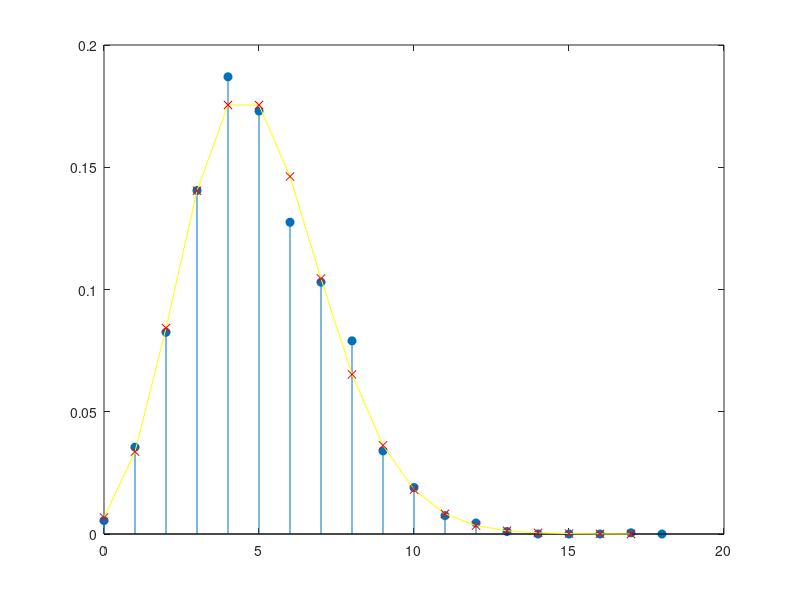

MATLAB code for this plot:
close all ; 
clear all ; 
clc ; 

%generation de la distri de poisson a partir de la distri uniforme
%init et generation de U
N=2000;
U=rand(1,N);
a=5;Umax=max(U);X=zeros(1,N);
%init par calc
pX(1)=exp(-a);%PX(X=0);
FX(1)=pX(1);nmax=1;

%pddf et cdf calcul
while((FX(nmax)<Umax)&(nmax<N))
    %iterative call
    pX(nmax+1)=a*pX(nmax)/nmax;
    FX(nmax+1)=FX(nmax)+pX(nmax+1);
    nmax=nmax+1;
end


%Generation de X
for ii=1:nmax-1
    ind=find((U>=FX(ii))&(U<FX(ii+1)));
    X(ind)=ii*ones(1,length(ind));
end

%les cas extremes
ind=find(U<FX(1));
X(ind)=zeros(1,length(ind));
ind=find(U>=FX(nmax));
X(ind)=nmax*ones(1,length(ind));

%verification
[pXest x0]=hist(X,(0:nmax));
stem(x0,pXest/N,'fill');hold;
plot((0:nmax-1),pX,'y',(0:nmax-1),pX,'rx');